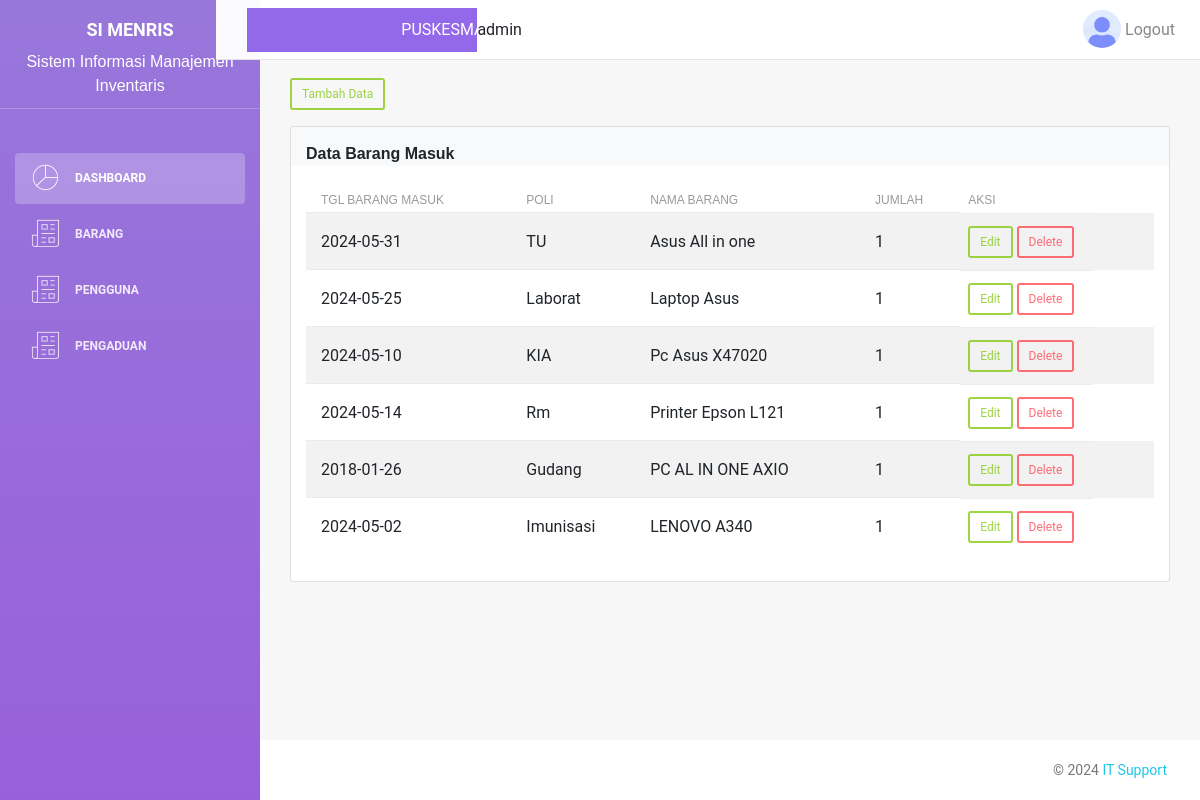
The page /barang/data_barang_masuk.php (signed in) on the database its author committed.
### tables this page shows
CREATE TABLE `barang_masuk` (
  `id_barang_masuk` int(10) NOT NULL,
  `tgl_barang_masuk` date NOT NULL
);

CREATE TABLE `poli` (
  `id_poli` int(11) NOT NULL,
  `nama_poli` varchar(100) NOT NULL
);

CREATE TABLE `barang` (
  `id_barang` int(30) NOT NULL,
  `id_poli` int(10) NOT NULL,
  `nama_barang` varchar(100) NOT NULL,
  `jumlah_barang` int(10) NOT NULL
);

CREATE TABLE `barang_masuk_detail` (
  `id_barang_masuk_detail` int(10) NOT NULL,
  `id_barang_masuk` int(10) NOT NULL,
  `id_barang` int(10) NOT NULL,
  `jumlah` int(10) NOT NULL
);

### barang/data_barang_masuk.php (the view, shortened to what this page needs)
<?php
include_once __DIR__ . '/../config/config.php';
include_once __DIR__ . '/../layout/top_admin.php';
$result = mysqli_query($conn, "SELECT bm.id_barang_masuk, bm.tgl_barang_masuk,
bmd.id_barang_masuk_detail, b.nama_barang,
bmd.jumlah, p.nama_poli
FROM barang_masuk bm
JOIN barang_masuk_detail bmd
ON bm.id_barang_masuk = bmd.id_barang_masuk
JOIN barang b
ON bmd.id_barang = b.id_barang
JOIN poli p
ON b.id_poli = p.id_poli
WHERE bm.id_barang_masuk;");
?>
                <div class="main-panel">
                    <div class="content">
                        <div class="container-fluid">
                            <div class="row">
                                <div class="col-md-12 mt-5">
                                <td class="button-group">
                                    <a class='btn btn-sm btn-Success mb-md-3 mr-10  ' href='../barang/add_barang_masuk.php'>Tambah Data</a>
                                </td>
                                    <div class="card">
                                        <b><div class="card-header bg-light text-black ">
                                        Data Barang Masuk
                                            </div> </b>
                                        <div class="card-body">
                                        <table class="table table-hover table-striped " id="table-1">
                                        <thead>
                                            <tr>
                                            <th>Tgl Barang Masuk</th>
                                            <th>Poli</th>
                                            <th >Nama barang</th>
                                            <th >jumlah</th>
                                            <th >Aksi</th>
                                            </tr>
                                        </thead>
                                        <tbody>
                                        <?php
                                        while ($data = mysqli_fetch_array($result)) :
                                        ?>
                                        <tr >
                                        <td><?= $data['tgl_barang_masuk'] ?></td>
                                        <td><?= $data['nama_poli'] ?></td>
                                        <td><?= $data['nama_barang'] ?></td>
                                        <td><?= $data['jumlah'] ?></td>
                                        <td class="button-group">
                                        <a class='btn btn-sm btn-success mb-md-0  mr-1' href='detail.php'>Edit</a>
                                        <a class='btn btn-sm btn-danger mb-md-0  mr-1' href='delete.php?id_barang=<?= $data["id_barang"]; ?>'>Delete</a>
                                        </td>
                                        </tr>
                                        <?php
                                        endwhile;
                                        ?>
                                        </tbody>
                                        </table>
                                        </div>
                                    </div>
                                </div>
                            </div>
                        </div>
                    </div>
                </div>
            <?php
            require_once '../layout/footer.php';
           ?>

### rows shown on the page
barang_masuk: tgl_barang_masuk "2024-05-31", poli.nama_poli "TU", barang.nama_barang "Asus All in one", barang_masuk_detail.jumlah "1"
barang_masuk: tgl_barang_masuk "2024-05-25", poli.nama_poli "Laborat", barang.nama_barang "Laptop Asus", barang_masuk_detail.jumlah "1"
barang_masuk: tgl_barang_masuk "2024-05-10", poli.nama_poli "KIA", barang.nama_barang "Pc Asus X47020", barang_masuk_detail.jumlah "1"
barang_masuk: tgl_barang_masuk "2024-05-14", poli.nama_poli "Rm", barang.nama_barang "Printer Epson L121", barang_masuk_detail.jumlah "1"
barang_masuk: tgl_barang_masuk "2018-01-26", poli.nama_poli "Gudang", barang.nama_barang "PC AL IN ONE AXIO", barang_masuk_detail.jumlah "1"
barang_masuk: tgl_barang_masuk "2024-05-02", poli.nama_poli "Imunisasi", barang.nama_barang "LENOVO A340", barang_masuk_detail.jumlah "1"

### other values the page prints
$_SESSION ['username'] "admin"
